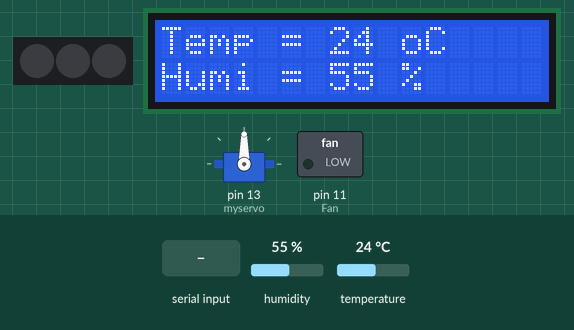
Simulated run of this sketch. Board: Arduino Uno, built with avr-gcc and run on an emulated ATmega328P. Parts: 3 RGB LEDs in strip order, left to right, 16×2 character LCD, servo, switched loads named in the sketch (green lamp = pin HIGH). The inputs (shaded band) are chosen by the test bench; at power-on: humidity 55 %, temperature 24 °C. What the sketch prints to the serial monitor is not drawn.

Above: at 1.2 s.
1.3 s: "e" received over the second serial link
At 3.8 s:
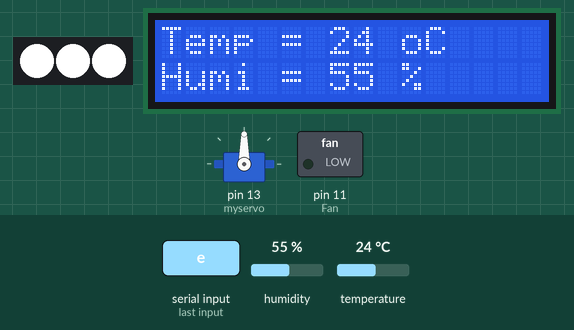
4.6 s: "a" received over the second serial link
At 6.4 s:
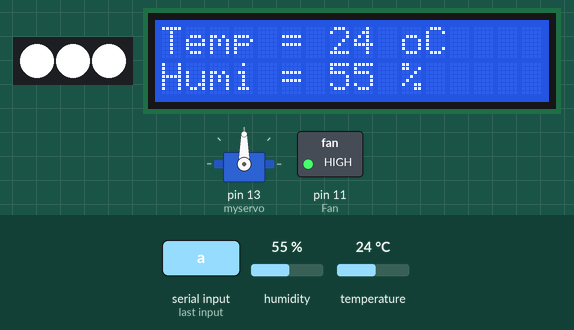
7.3 s: "d" received over the second serial link
At 8.7 s:
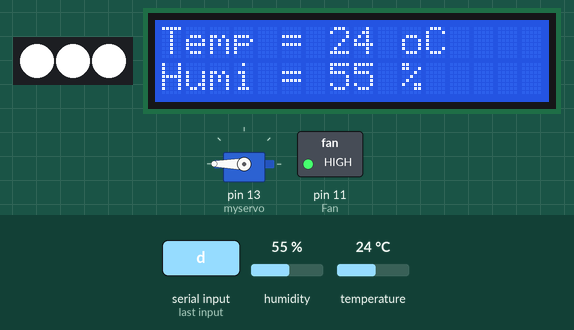
10.0 s: humidity set to 22 %
At 12.4 s:
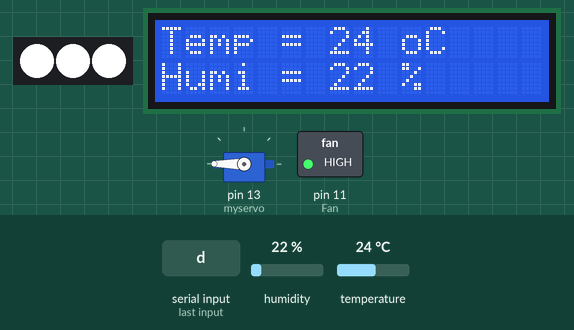
13.3 s: "b" received over the second serial link
At 15.2 s:
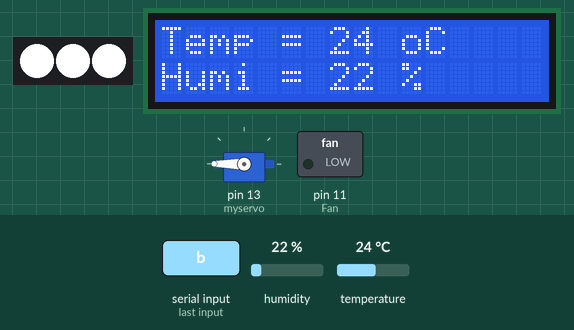
16.0 s: temperature set to 12 °C
At 18.9 s:
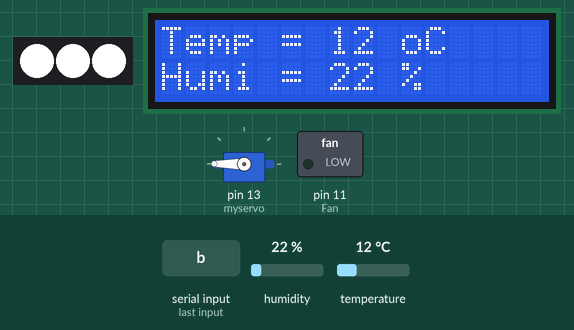
Timing chart, 0 to 20.4 s (numbered marks = the images above; inputs shaded):
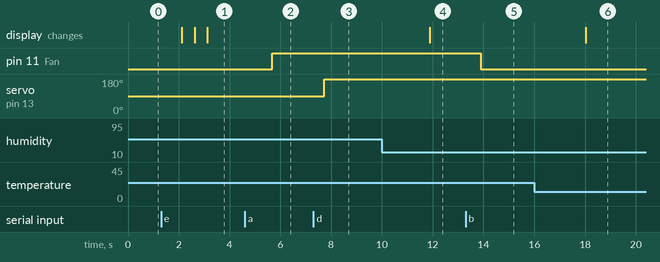

Measured:
- after the input at 4.6 s, pin 11 (Fan): LOW → HIGH after 1.1 s
- after the input at 7.3 s, servo on pin 13 (myservo): 90° → 180° after 0.43 s
- after the input at 10.0 s, the display: changes after 1.9 s (image 4)
- after the input at 13.3 s, pin 11 (Fan): HIGH → LOW after 0.58 s
- after the input at 16.0 s, the display: changes after 2.0 s (image 6)

The sketch:

SmartHome.ino
```cpp
#include "DHT.h"
#include <LiquidCrystal_I2C.h>
#include <SoftwareSerial.h>
#include <Servo.h>
#include <Adafruit_NeoPixel.h>

#define dhtPin 8
#define dhtType DHT11
#define Fan 11
#define Light 6
#define NUMPIXELS 3
#define DELAYVAL 500

DHT dht(dhtPin, dhtType);
LiquidCrystal_I2C lcd(0x27, 16, 2);
SoftwareSerial BT(0, 1);
Servo myservo;
Adafruit_NeoPixel pixels(NUMPIXELS, Light, NEO_GRB + NEO_KHZ800);

String readString;

void setup() {
  // put your setup code here, to run once:
  Serial.begin(9600);
  dht.begin();
  pixels.begin();
  lcd.init();
  lcd.backlight();
  //lcd.noBacklight();
  lcd.setCursor(0, 0);
  lcd.print("JNU");
  lcd.setCursor(0, 1);
  lcd.print("Hello");

  BT.begin(9600);
  pinMode(Fan, OUTPUT);
  myservo.attach(13);
}

void loop() {
  // put your main code here, to run repeatedly:
  int temp = dht.readTemperature();
  int humi = dht.readHumidity();
  //
  //  Serial.print(temp);
  //  Serial.print(" oC, ");
  //  Serial.print(humi);
  //  Serial.println(" %");
  //  delay(2000);

  lcd.clear();
  lcd.setCursor(0, 0);
  lcd.print("Temp = ");
  lcd.print(temp);
  lcd.print(" oC");
  lcd.setCursor(0, 1);
  lcd.print("Humi = ");
  lcd.print(humi);
  lcd.print(" %");
  delay(2000);

  while (BT.available()) {
    delay(3);
    char c = BT.read();
    readString += c;
  }
  if (readString.length() > 0) {
    if (readString == "a") {
      digitalWrite(Fan, HIGH);
    }
    if (readString == "b") {
      digitalWrite(Fan, LOW);
    }
    if (readString == "c") {
      myservo.write(90);
    }
    if (readString == "d") {
      myservo.write(180);
    }
    if (readString == "e") {
      pixels.clear();
      for (int i = 0; i < NUMPIXELS; i++) {
        pixels.setPixelColor(i, pixels.Color(255, 255, 255));
        pixels.show();
        delay(DELAYVAL);
      }
    }
    if (readString == "f") {
      pixels.clear();
      for (int i = 0; i < NUMPIXELS; i++) {
        pixels.setPixelColor(i, pixels.Color(0, 0, 0));
        pixels.show();
        delay(DELAYVAL);
      }
    }
  }
  readString = "";
  String data = String(temp) + ", " + String(humi) + ",";
  Serial.println(data);
}
```
